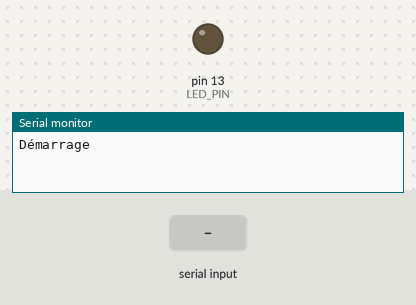
Simulated run of this sketch. Board: Arduino Uno, built for the host (arithmetic inside an expression is 32-bit, double 64-bit). On the bench: output pins drawn as LEDs (lit = HIGH), the last lines printed to the serial monitor. The test bench sets the inputs (shaded band).

Above: at 1.2 s.
1.3 s: "1\n" received over Serial
At 2.42 s:
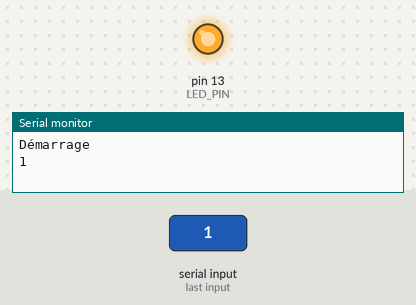
Timing chart, 0 to 4.3 s (numbered marks = the images above; inputs shaded):
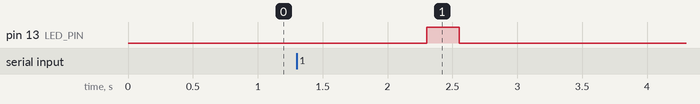

The sketch:

Test.ino
```cpp
#define LED_PIN 13
String getstr;
void setup()
{
  pinMode(LED_PIN, OUTPUT);
  Serial.begin(9600);
  Serial.println("Démarrage");
}

void loop()
{
    // Serial.println(micros());
    // Serial.println(millis());

    // while(Serial.available()) {
    //      int lu = Serial.read();
    //     flash(lu);
    // }
    // delay(10);
    getstr = Serial.readString();

      if (getstr != -1 || getstr != "")
      {
        Serial.print(getstr);
        int taille = getstr.length();
        flash(taille);
        getstr.replace("\n", "");
        getstr.replace(" ", "");
        getstr.replace(",", "");
        getstr.replace("é", "e");
        getstr.replace("è", "e");
        getstr.replace("'", "");
        getstr.replace("_", "");
        getstr.toLowerCase();
  }
}

void flash(int n)
{
  for (int i = 1; i < n; i++)
  {
    digitalWrite(LED_PIN, HIGH);
    delay(250);
    digitalWrite(LED_PIN, LOW);
    delay(250);
  }
} 
```

Measured:
- after the input at 1.3 s, pin 13 (LED_PIN): LOW → HIGH after 1.0 s, → LOW 0.25 s later
